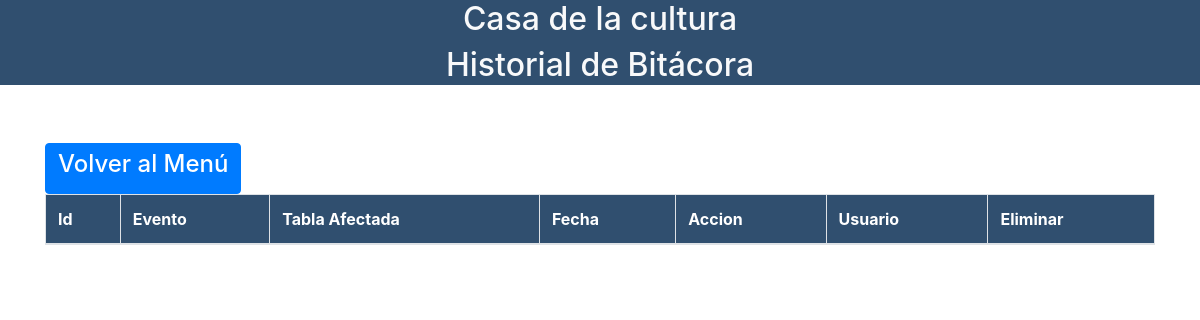
The page /Ver_Bitacora.php on the database as committed earlier.
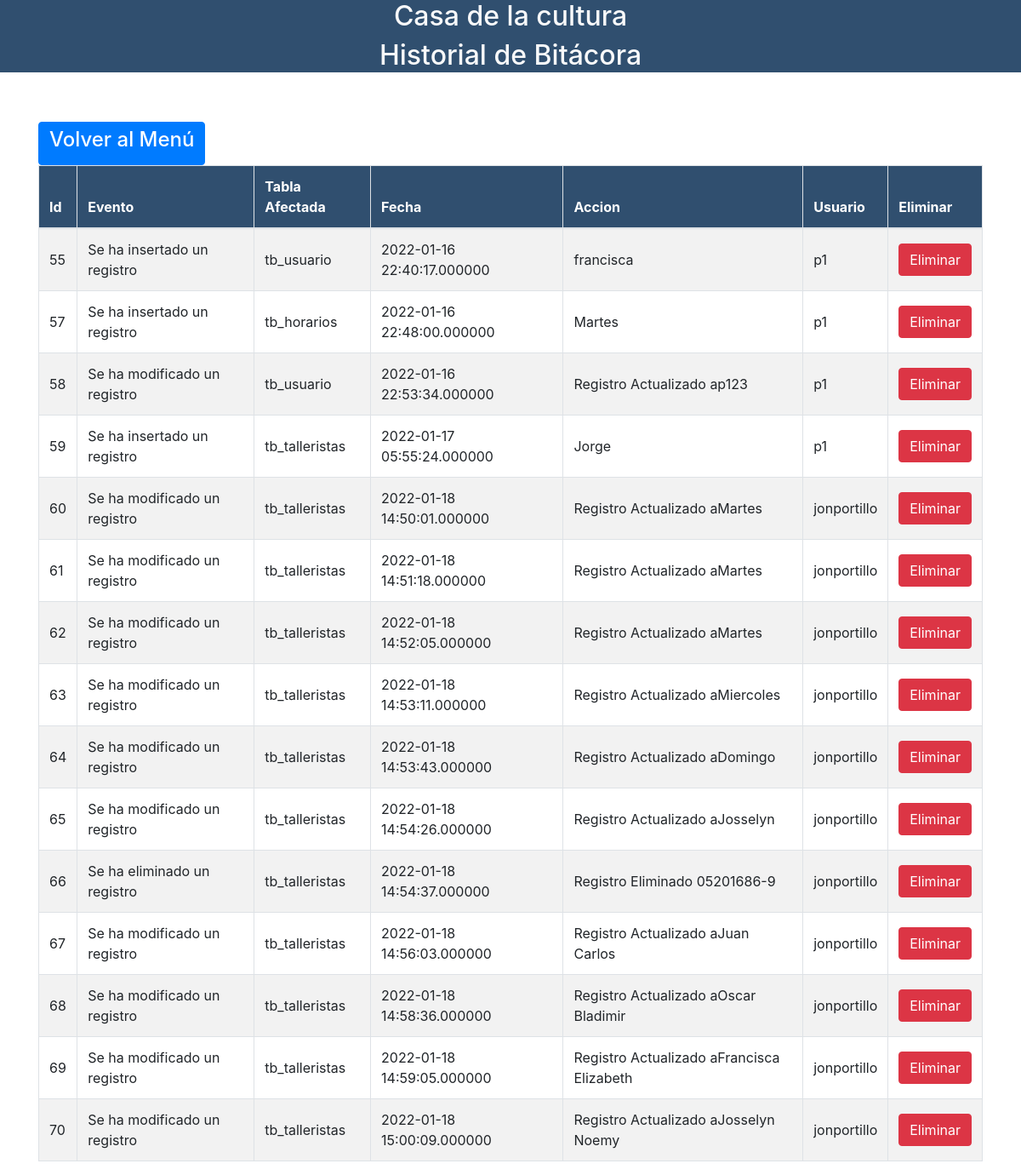
The same page on the database as committed later.
### tables this page shows
CREATE TABLE `tb_bitacora`  (
  `id_bitacora` int(11) NOT NULL AUTO_INCREMENT,
  `evento_bitacora` text NULL,
  `tabla_bitacora` text NULL,
  `fecha_bitacora` datetime(6) NULL DEFAULT NULL,
  `accion_bitacora` text NULL,
  `usuario_bitacora` text NULL,
  PRIMARY KEY (`id_bitacora`) USING BTREE
);

### Ver_Bitacora.php (the view, shortened to what this page needs)
<?php
$con = conectar();
?>
<!doctype html>
<html lang="en">
<head>
    <link rel="stylesheet" href="tablas_css/bootstrap/css/bootstrap.min.css">
    <link rel="stylesheet" href="tablas_css/main.css">
    <link rel="stylesheet" type="text/css" href="tablas_css/datatables/datatables.min.css" />
    <link rel="stylesheet" type="text/css" href="tablas_css/datatables/DataTables-1.10.18/css/dataTables.bootstrap4.min.css">
    <link rel="stylesheet" href="https://use.fontawesome.com/releases/v5.8.2/css/all.css">
    <link rel="stylesheet" href="./vendor/sweetalert2/dist/sweetalert2.min.css">
</head>
<body>
    <header>
        <h2 class="text-center text-light">Casa de la cultura</h2>
        <h2 class="text-center text-light">Historial de Bitácora</h2>
    </header>
    <div style="height:50px"></div>
    <div class="container">
        <a href="http://localhost/ProyectoCultura/menu_administrador.php" class="btn btn-primary">
            <h4> Volver al Menú </h4>
        </a>
        <br>
        <div class="row">
            <div class="col-lg-12">
                <div class="table-responsive">
                    <table id="example" class="table table-striped table-bordered" cellspacing="0" width="100%">
                        <thead>
                            <tr>
                                <th>Id</th>
                                <th>Evento</th>
                                <th>Tabla Afectada</th>
                                <th>Fecha</th>
                                <th>Accion</th>
                                <th>Usuario</th>
                                <th>Eliminar</th>
                            </tr>
                        </thead>
                        <tbody>
                            <?php
                            $sql = "SELECT
                                         *
                                     FROM
                                         tb_bitacora";
                            $query = mysqli_query($con, $sql);
                            while ($row = mysqli_fetch_array($query)) {
                            ?>
                                <tr>
                                    <td><?php echo $row['id_bitacora'] ?></td>
                                    <td><?php echo $row['evento_bitacora'] ?></td>
                                    <td><?php echo $row['tabla_bitacora'] ?></td>
                                    <td><?php echo $row['fecha_bitacora'] ?></td>
                                    <td><?php echo $row['accion_bitacora'] ?></td>
                                    <td><?php echo $row['usuario_bitacora'] ?></td>
                                    <td><a href="javascript:void(0)" class="btn btn-danger" id="delete_id" data-id="<?php echo $row['id_bitacora'] ?>">Eliminar</a></td>
                                </tr>
                            <?php
                            }
                            ?>
                        </tbody>
                    </table>
                </div>
            </div>
        </div>
    </div>
</body>
</html>

### tablas_css/main.css (style rules this page uses)
header { background: #304f6f; }
table th { background-color: #304f6f !important; color: white; }
table>tbody>tr>td { vertical-align: middle !important; }

Rows that differ between the two databases and show on the page:
added tb_bitacora: id_bitacora "55", evento_bitacora "Se ha insertado un registro", tabla_bitacora "tb_usuario", fecha_bitacora "2022-01-16 22:40:17.000000", accion_bitacora "francisca", usuario_bitacora "p1"
added tb_bitacora: id_bitacora "57", evento_bitacora "Se ha insertado un registro", tabla_bitacora "tb_horarios", fecha_bitacora "2022-01-16 22:48:00.000000", accion_bitacora "Martes", usuario_bitacora "p1"
added tb_bitacora: id_bitacora "58", evento_bitacora "Se ha modificado un registro", tabla_bitacora "tb_usuario", fecha_bitacora "2022-01-16 22:53:34.000000", accion_bitacora "Registro Actualizado ap123", usuario_bitacora "p1"
added tb_bitacora: id_bitacora "59", evento_bitacora "Se ha insertado un registro", tabla_bitacora "tb_talleristas", fecha_bitacora "2022-01-17 05:55:24.000000", accion_bitacora "Jorge", usuario_bitacora "p1"
added tb_bitacora: id_bitacora "60", evento_bitacora "Se ha modificado un registro", tabla_bitacora "tb_talleristas", fecha_bitacora "2022-01-18 14:50:01.000000", accion_bitacora "Registro Actualizado aMartes", usuario_bitacora "jonportillo"
added tb_bitacora: id_bitacora "61", evento_bitacora "Se ha modificado un registro", tabla_bitacora "tb_talleristas", fecha_bitacora "2022-01-18 14:51:18.000000", accion_bitacora "Registro Actualizado aMartes", usuario_bitacora "jonportillo"
added tb_bitacora: id_bitacora "62", evento_bitacora "Se ha modificado un registro", tabla_bitacora "tb_talleristas", fecha_bitacora "2022-01-18 14:52:05.000000", accion_bitacora "Registro Actualizado aMartes", usuario_bitacora "jonportillo"
added tb_bitacora: id_bitacora "63", evento_bitacora "Se ha modificado un registro", tabla_bitacora "tb_talleristas", fecha_bitacora "2022-01-18 14:53:11.000000", accion_bitacora "Registro Actualizado aMiercoles", usuario_bitacora "jonportillo"
added tb_bitacora: id_bitacora "64", evento_bitacora "Se ha modificado un registro", tabla_bitacora "tb_talleristas", fecha_bitacora "2022-01-18 14:53:43.000000", accion_bitacora "Registro Actualizado aDomingo", usuario_bitacora "jonportillo"
added tb_bitacora: id_bitacora "65", evento_bitacora "Se ha modificado un registro", tabla_bitacora "tb_talleristas", fecha_bitacora "2022-01-18 14:54:26.000000", accion_bitacora "Registro Actualizado aJosselyn", usuario_bitacora "jonportillo"
added tb_bitacora: id_bitacora "66", evento_bitacora "Se ha eliminado un registro", tabla_bitacora "tb_talleristas", fecha_bitacora "2022-01-18 14:54:37.000000", accion_bitacora "Registro Eliminado 05201686-9", usuario_bitacora "jonportillo"
added tb_bitacora: id_bitacora "67", evento_bitacora "Se ha modificado un registro", tabla_bitacora "tb_talleristas", fecha_bitacora "2022-01-18 14:56:03.000000", accion_bitacora "Registro Actualizado aJuan Carlos", usuario_bitacora "jonportillo"
added tb_bitacora: id_bitacora "68", evento_bitacora "Se ha modificado un registro", tabla_bitacora "tb_talleristas", fecha_bitacora "2022-01-18 14:58:36.000000", accion_bitacora "Registro Actualizado aOscar Bladimir", usuario_bitacora "jonportillo"
added tb_bitacora: id_bitacora "69", evento_bitacora "Se ha modificado un registro", tabla_bitacora "tb_talleristas", fecha_bitacora "2022-01-18 14:59:05.000000", accion_bitacora "Registro Actualizado aFrancisca Elizabeth", usuario_bitacora "jonportillo"
added tb_bitacora: id_bitacora "70", evento_bitacora "Se ha modificado un registro", tabla_bitacora "tb_talleristas", fecha_bitacora "2022-01-18 15:00:09.000000", accion_bitacora "Registro Actualizado aJosselyn Noemy", usuario_bitacora "jonportillo"
